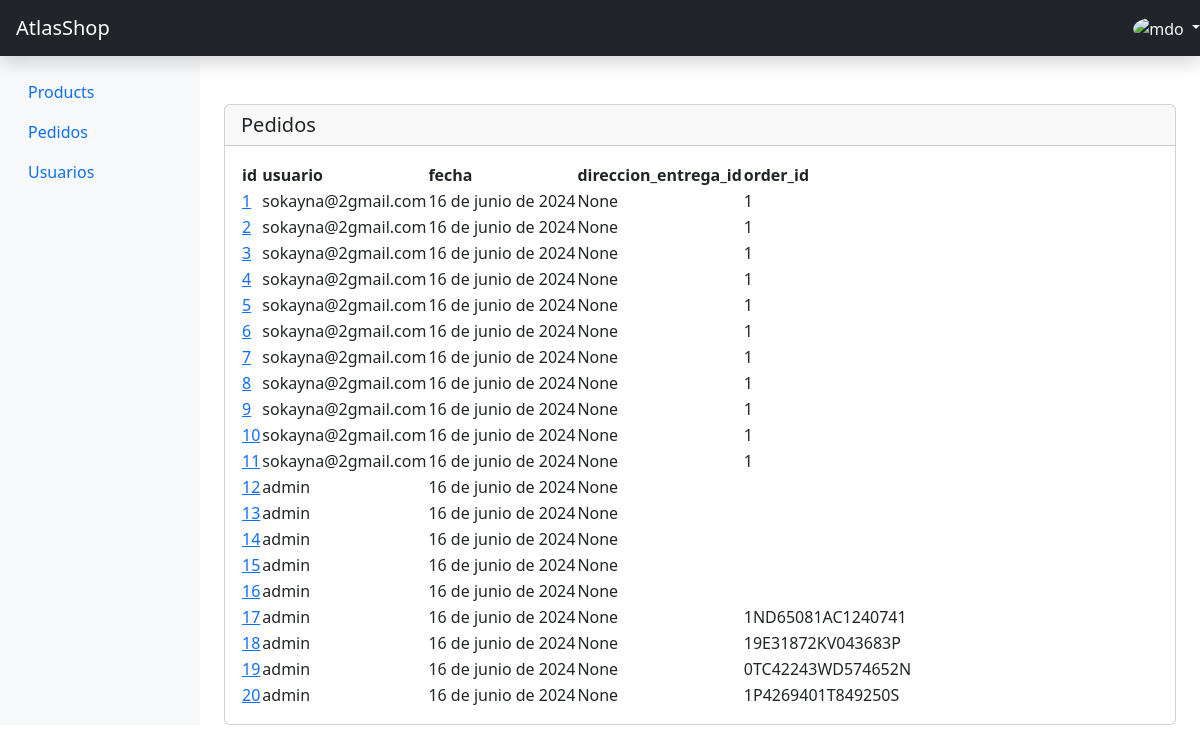
Page /administracion/pedido-list (signed in) on the earlier database version.
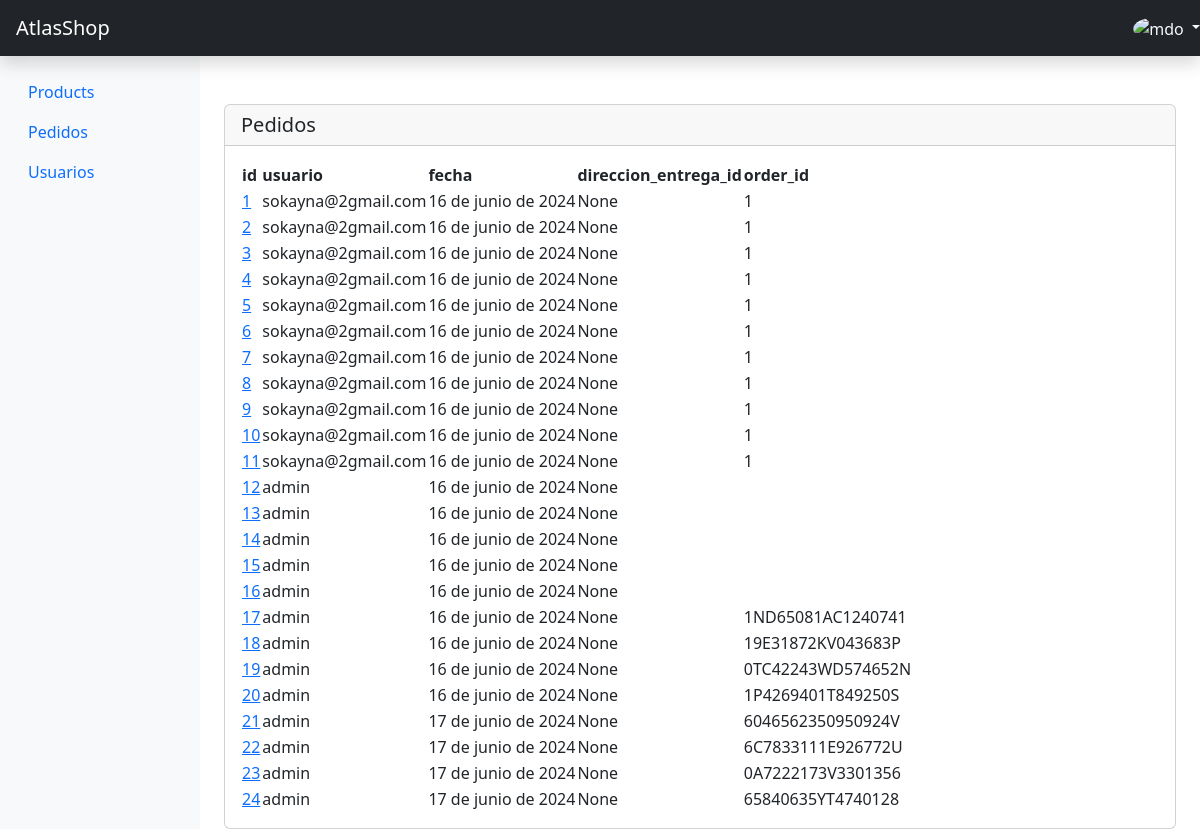
Same page on the later database version.
### main/models.py (models this page shows, shortened)
class Pedido_cabecera(models.Model):
    id = models.AutoField(primary_key=True)
    usuario_id = models.ForeignKey(settings.AUTH_USER_MODEL, on_delete=models.RESTRICT)
    fecha=models.DateField(auto_now_add=True)
    direccion_entrega_id = models.ForeignKey(to=Direccion, null=True, on_delete=models.RESTRICT, related_name='get_direccion_e_pedidoCabecera')
    order_id=models.CharField(max_length=200)
    class Meta:
        db_table = 'pedido_cabecera'
        verbose_name = "Pedido_cabecera"
        verbose_name_plural = "Pedidos_cebeceras"

### administracion/pedidoViews.py (the view, shortened to what this page needs)
# urls.py: path('pedido-list', PedidoListFilterPageView.as_view(), name='pedido_list'),
@class_view_decorator(superuser_required)
class PedidoListFilterPageView(TemplateView):
    template_name='administracion/pedidos-list.html'
    def contexto(self, request, qsProducto:Pedido_cabecera): #form:formulariofilter
        try:
            contexto = dict(
                qsProducto=qsProducto,
            )
            return contexto
        except Exception as Err:
            return Err
    def get(self, request, *args, **kwargs):
        qsProducto = Pedido_cabecera.objects.all()
        contexto = self.contexto(request, qsProducto)
        if request.session.get("add_contexto", None) is not None:
            contexto.update(request.session["add_contexto"])
            del request.session["add_contexto"]
        return render(request, self.template_name, contexto)

### administracion/permisos.py (called while the page is built)
def superuser_required(view_func):
    return user_passes_test(lambda u: u.is_superuser, login_url='administracion:login')(view_func)

### administracion/templates/administracion/pedidos-list.html (shortened to what this page needs)
{% extends 'administracion/base.html' %}
{% load static %}
{% load i18n %}
{% block link %}
<link rel="stylesheet" href="https://cdnjs.cloudflare.com/ajax/libs/boxicons/2.1.0/css/boxicons.min.css" />
<link rel="stylesheet" href="https://cdnjs.cloudflare.com/ajax/libs/MaterialDesign-Webfont/5.3.45/css/materialdesignicons.css" />
<link rel="stylesheet" href="https://cdn.datatables.net/2.0.8/css/dataTables.dataTables.css" />
{% endblock link %}
{% block content %}
<div class="card mt-5">
  <h5 class="card-header"> Pedidos</h5>
<div class="card-body">
  <table id="myTable" class="display">
    <thead>
        <tr>
          <th>id</th>
          <th>usuario</th>
          <th>fecha</th>
          <th>direccion_entrega_id</th>
          <th>order_id</th>
        </tr>
    </thead>
    <tbody>
      {% for producto  in qsProducto %}
      <tr>
        <td>
          <a href="">
            {{producto.id}}
          </a>
        </td>
        <td>{{producto.usuario_id}}</td>
        <td>{{producto.fecha}}</td>
        <td>{{producto.direccion_entrega_id}}</td>
        <td>{{producto.order_id}}</td>
       </tr>
      {% endfor %}
    </tbody>
  </table>
  </div>
</div>
{% endblock content %}

Differences in the rows shown:
added Pedido_cabecera: id "21", usuario_id "admin", fecha "17 de junio de 2024", direccion_entrega_id "None", order_id "6046562350950924V"
added Pedido_cabecera: id "22", usuario_id "admin", fecha "17 de junio de 2024", direccion_entrega_id "None", order_id "6C7833111E926772U"
added Pedido_cabecera: id "23", usuario_id "admin", fecha "17 de junio de 2024", direccion_entrega_id "None", order_id "0A7222173V3301356"
added Pedido_cabecera: id "24", usuario_id "admin", fecha "17 de junio de 2024", direccion_entrega_id "None", order_id "65840635YT4740128"
